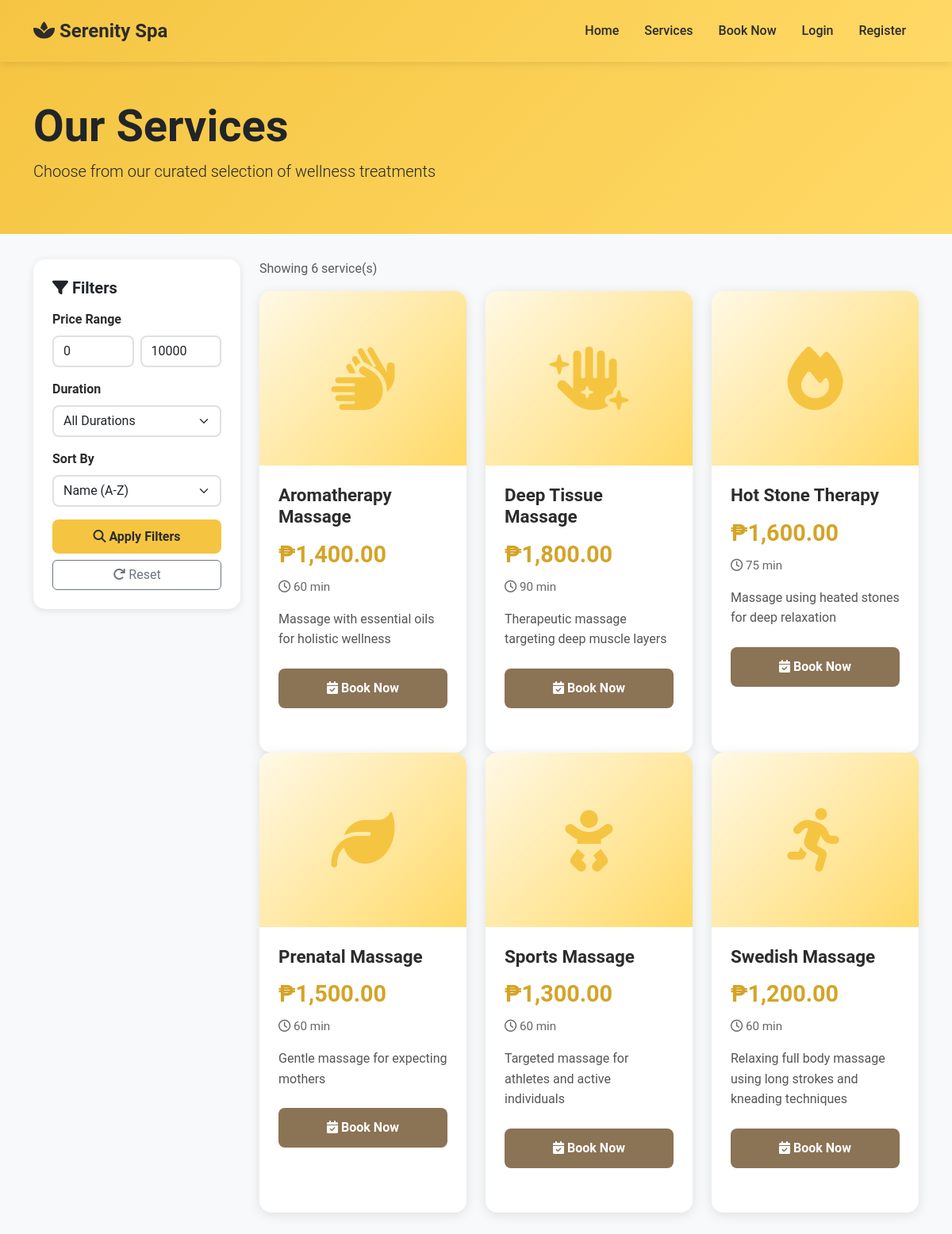
/services.php, run on the app's committed database.
### tables this page shows
CREATE TABLE IF NOT EXISTS services (
service_id INT AUTO_INCREMENT PRIMARY KEY,
service_name VARCHAR(100) NOT NULL,
description TEXT,
duration INT NOT NULL COMMENT 'Duration in minutes',
price DECIMAL(10,2) NOT NULL,
created_at TIMESTAMP DEFAULT CURRENT_TIMESTAMP,
updated_at TIMESTAMP DEFAULT CURRENT_TIMESTAMP ON UPDATE CURRENT_TIMESTAMP
);

### config.php (called while the page is built, shortened)
<?php
function isLoggedIn() {
    return isset($_SESSION['user_id']);
}
?>

### services.php (the view, shortened to what this page needs)
<?php
require 'config.php';
$price_min = isset($_GET['price_min']) ? floatval($_GET['price_min']) : 0;
$price_max = isset($_GET['price_max']) ? floatval($_GET['price_max']) : 10000;
$sort_by = isset($_GET['sort']) ? $_GET['sort'] : 'service_name';
$query = "SELECT * FROM services WHERE price >= ? AND price <= ?";
$params = [$price_min, $price_max];
$types = "dd";
switch ($sort_by) {
    default:
        $query .= " ORDER BY service_name ASC";
}
$stmt = $conn->prepare($query);
$stmt->bind_param($types, ...$params);
$stmt->execute();
$services = $stmt->get_result();
?>
<!DOCTYPE html>
<html lang="en">
<head>
    <link href="https://cdn.jsdelivr.net/npm/bootstrap@5.3.0/dist/css/bootstrap.min.css" rel="stylesheet">
    <link rel="stylesheet" href="https://cdnjs.cloudflare.com/ajax/libs/font-awesome/6.4.0/css/all.min.css">
</head>
<body>
    <nav class="navbar navbar-expand-lg sticky-top">
        <div class="container">
            <a class="navbar-brand" href="index.php">
                <i class="fas fa-spa"></i> Serenity Spa
            </a>
            <div class="collapse navbar-collapse" id="navbarNav">
                <ul class="navbar-nav ms-auto">
                    <li class="nav-item"><a class="nav-link" href="index.php">Home</a></li>
                    <li class="nav-item"><a class="nav-link active" href="services.php">Services</a></li>
                    <li class="nav-item"><a class="nav-link" href="booking.php">Book Now</a></li>
                    <?php if (isLoggedIn()): ?>
                        <li class="nav-item"><a class="nav-link" href="dashboard.php">Dashboard</a></li>
                        <li class="nav-item"><a class="nav-link" href="logout.php">Logout</a></li>
                    <?php else: ?>
                        <li class="nav-item"><a class="nav-link" href="login.php">Login</a></li>
                        <li class="nav-item"><a class="nav-link" href="register.php">Register</a></li>
                    <?php endif; ?>
                </ul>
            </div>
        </div>
    </nav>
    <div class="page-header">
        <div class="container">
            <h1 class="display-4 fw-bold text-dark">Our Services</h1>
            <p class="lead text-dark">Choose from our curated selection of wellness treatments</p>
        </div>
    </div>
    <div class="container mb-5">
        <div class="row">
            <div class="col-lg-3">
                <div class="filter-card">
                    <h5 class="fw-bold mb-3"><i class="fas fa-filter"></i> Filters</h5>
                    <form method="GET" action="">
                        <div class="mb-3">
                            <label class="filter-label">Price Range</label>
                            <div class="row g-2">
                                <div class="col-6">
                                    <input type="number" name="price_min" class="form-control"
                                           placeholder="Min" value="<?= $price_min ?>">
                                </div>
                                <div class="col-6">
                                    <input type="number" name="price_max" class="form-control"
                                           placeholder="Max" value="<?= $price_max ?>">
                                </div>
                            </div>
                        </div>
                        <div class="mb-3">
                            <label class="filter-label">Duration</label>
                            <select name="duration" class="form-select">
                                <option value="">All Durations</option>
                            </select>
                        </div>
                        <div class="mb-3">
                            <label class="filter-label">Sort By</label>
                            <select name="sort" class="form-select">
                                <option value="service_name" <?= $sort_by == 'service_name' ? 'selected' : '' ?>>
                                    Name (A-Z)
                                </option>
                            </select>
                        </div>
                        <button type="submit" class="btn btn-filter w-100">
                            <i class="fas fa-search"></i> Apply Filters
                        </button>
                        <a href="services.php" class="btn btn-outline-secondary w-100 mt-2">
                            <i class="fas fa-redo"></i> Reset
                        </a>
                    </form>
                </div>
            </div>
            <div class="col-lg-9">
                <div class="mb-3">
                    <p class="text-muted">
                        Showing <?= $services->num_rows ?> service(s)
                    </p>
                </div>
                <div class="row">
                    <?php
                    $icons = ['fa-hands', 'fa-hand-sparkles', 'fa-fire', 'fa-leaf', 'fa-baby', 'fa-running',
                              'fa-heart', 'fa-star', 'fa-sun'];
                    $i = 0;
                    while ($service = $services->fetch_assoc()):
                    ?>
                    <div class="col-md-6 col-xl-4">
                        <div class="service-card">
                            <div class="service-img">
                                <i class="fas <?= $icons[$i % count($icons)] ?>"></i>
                            </div>
                            <div class="service-card-body">
                                <h3 class="service-title"><?= htmlspecialchars($service['service_name']) ?></h3>
                                <div class="service-price">₱<?= number_format($service['price'], 2) ?></div>
                                <div class="service-meta">
                                    <span><i class="far fa-clock"></i> <?= $service['duration'] ?> min</span>
                                </div>
                                <p class="service-description"><?= htmlspecialchars($service['description']) ?></p>
                                <a href="booking.php?service_id=<?= $service['service_id'] ?>" class="btn btn-book">
                                    <i class="fas fa-calendar-check"></i> Book Now
                                </a>
                            </div>
                        </div>
                    </div>
                    <?php
                    $i++;
                    endwhile;
                    ?>
                </div>
            </div>
        </div>
    </div>
</body>
</html>

### services.php (style rules this page uses)
:root { --primary-yellow: #F5C542; --secondary-yellow: #FFD966; --dark-yellow: #D4A428; --light-yellow: #FFF9E6; --earth-brown: #8B7355; --soft-green: #A8C69F; --text-dark: #2C2C2C; }
body { font-family: 'Roboto', sans-serif; background: #f8f9fa; }
.navbar { background: linear-gradient(135deg, var(--primary-yellow) 0%, var(--secondary-yellow) 100%); padding: 1rem 0; box-shadow: 0 2px 10px rgba(0,0,0,0.1); }
.navbar-brand { font-size: 1.5rem; font-weight: 700; color: var(--text-dark) !important; }
.nav-link { color: var(--text-dark) !important; font-weight: 500; margin: 0 0.5rem; transition: all 0.3s ease; }
.page-header { background: linear-gradient(135deg, var(--primary-yellow) 0%, var(--secondary-yellow) 100%); padding: 3rem 0; margin-bottom: 2rem; }
.filter-card { background: white; border-radius: 15px; padding: 1.5rem; box-shadow: 0 2px 10px rgba(0,0,0,0.1); margin-bottom: 2rem; }
.service-card { background: white; border-radius: 15px; overflow: hidden; box-shadow: 0 3px 15px rgba(0,0,0,0.1); transition: all 0.3s ease; margin-bottom: 2rem; height: 100%; }
.service-img { height: 220px; background: linear-gradient(135deg, var(--light-yellow) 0%, var(--secondary-yellow) 100%); display: flex; align-items: center; justify-content: center; font-size: 5rem; color: var(--primary-yellow); }
.service-card-body { padding: 1.5rem; }
.service-title { font-size: 1.4rem; font-weight: 700; color: var(--text-dark); margin-bottom: 0.8rem; }
.service-price { color: var(--dark-yellow); font-size: 1.8rem; font-weight: 700; margin-bottom: 0.5rem; }
.service-meta { display: flex; gap: 1.5rem; margin-bottom: 1rem; color: #666; font-size: 0.95rem; }
.service-description { color: #555; margin-bottom: 1.5rem; line-height: 1.6; }
.btn-book { background: var(--earth-brown); color: white; border: none; padding: 0.8rem; font-weight: 600; border-radius: 8px; transition: all 0.3s ease; width: 100%; }
.filter-label { font-weight: 600; color: var(--text-dark); margin-bottom: 0.5rem; }
.form-select, .form-control { border-radius: 8px; border: 2px solid #e0e0e0; }
.btn-filter { background: var(--primary-yellow); color: var(--text-dark); font-weight: 600; border: none; padding: 0.6rem 1.5rem; border-radius: 8px; transition: all 0.3s ease; }

### data on the page
services: service_name "Aromatherapy Massage", price "1,400.00", duration "60", description "Massage with essential oils for holistic wellness"
services: service_name "Deep Tissue Massage", price "1,800.00", duration "90", description "Therapeutic massage targeting deep muscle layers"
services: service_name "Hot Stone Therapy", price "1,600.00", duration "75", description "Massage using heated stones for deep relaxation"
services: service_name "Prenatal Massage", price "1,500.00", duration "60", description "Gentle massage for expecting mothers"
services: service_name "Sports Massage", price "1,300.00", duration "60", description "Targeted massage for athletes and active individuals"
services: service_name "Swedish Massage", price "1,200.00", duration "60", description "Relaxing full body massage using long strokes and kneading techniques"

### other printed values
$services->num_rows "6"
